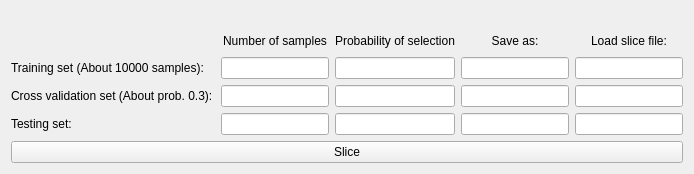
           <widget class="QWidget" name="tabFish2">
            <attribute name="title">
             <string>Fish 2</string>
            </attribute>
            <layout class="QGridLayout" name="gridLayout_4">
             <item row="0" column="0">
              <widget class="QLabel" name="sliceInfoFish2Label">
               <property name="text">
                <string/>
               </property>
              </widget>
             </item>
             <item row="1" column="0">
              <spacer name="horizontalSpacer_3">
               <property name="orientation">
                <enum>Qt::Horizontal</enum>
               </property>
               <property name="sizeHint" stdset="0">
                <size>
                 <width>204</width>
                 <height>20</height>
                </size>
               </property>
              </spacer>
             </item>
             <item row="1" column="1">
              <widget class="QLabel" name="numberSamplesFish2Label">
               <property name="text">
                <string>Number of samples</string>
               </property>
               <property name="alignment">
                <set>Qt::AlignCenter</set>
               </property>
              </widget>
             </item>
             <item row="1" column="2">
              <widget class="QLabel" name="probabilityFish2Label">
               <property name="text">
                <string>Probability of selection</string>
               </property>
               <property name="alignment">
                <set>Qt::AlignCenter</set>
               </property>
              </widget>
             </item>
             <item row="1" column="3">
              <widget class="QLabel" name="saveSlicesFish2Label">
               <property name="text">
                <string>Save as:</string>
               </property>
               <property name="alignment">
                <set>Qt::AlignCenter</set>
               </property>
              </widget>
             </item>
             <item row="1" column="4">
              <widget class="QLabel" name="loadSlicesFish2Label">
               <property name="text">
                <string>Load slice file:</string>
               </property>
               <property name="alignment">
                <set>Qt::AlignCenter</set>
               </property>
              </widget>
             </item>
             <item row="2" column="0">
              <widget class="QLabel" name="trainingFish2Label">
               <property name="text">
                <string>Training set (About 10000 samples):</string>
               </property>
              </widget>
             </item>
             <item row="2" column="1">
              <widget class="QLineEdit" name="trainingNumberSamplesFish2LineEdit"/>
             </item>
             <item row="2" column="2">
              <widget class="QLineEdit" name="trainingProbabilityFish2LineEdit"/>
             </item>
             <item row="2" column="3">
              <widget class="ClickQLineEdit" name="trainingSaveFish2LineEdit"/>
             </item>
             <item row="2" column="4">
              <widget class="ClickQLineEdit" name="trainingLoadFish2LineEdit"/>
             </item>
             <item row="3" column="0">
              <widget class="QLabel" name="crossValidationFish2Label">
               <property name="text">
                <string>Cross validation set (About prob. 0.3):</string>
               </property>
              </widget>
             </item>
             <item row="3" column="1">
              <widget class="QLineEdit" name="crossNumberSamplesFish2LineEdit"/>
             </item>
             <item row="3" column="2">
              <widget class="QLineEdit" name="crossProbabilityFish2LineEdit"/>
             </item>
             <item row="3" column="3">
              <widget class="ClickQLineEdit" name="crossSaveFish2LineEdit"/>
             </item>
             <item row="3" column="4">
              <widget class="ClickQLineEdit" name="crossLoadFish2LineEdit"/>
             </item>
             <item row="4" column="0">
              <widget class="QLabel" name="testingFish2Label">
               <property name="text">
                <string>Testing set: </string>
               </property>
              </widget>
             </item>
             <item row="4" column="1">
              <widget class="QLineEdit" name="testingNumberSamplesFish2LineEdit"/>
             </item>
             <item row="4" column="2">
              <widget class="QLineEdit" name="testingProbabilityFish2LineEdit"/>
             </item>
             <item row="4" column="3">
              <widget class="ClickQLineEdit" name="testingSaveFish2LineEdit"/>
             </item>
             <item row="4" column="4">
              <widget class="ClickQLineEdit" name="testingLoadFish2LineEdit"/>
             </item>
             <item row="5" column="0" colspan="5">
              <widget class="QPushButton" name="sliceFish2But">
               <property name="text">
                <string>Slice</string>
               </property>
              </widget>
             </item>
            </layout>
           </widget>
